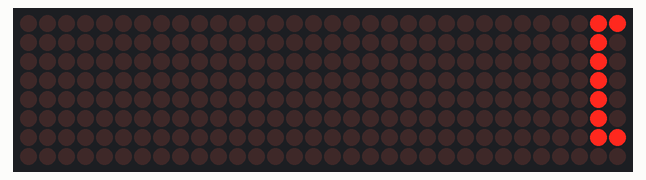
Recording of a sketch running on a simulated Arduino Uno, built with avr-gcc and run on an emulated ATmega328P. Shown: 32×8 LED matrix.

Above: at 0.11 s.
At 1.71 s:
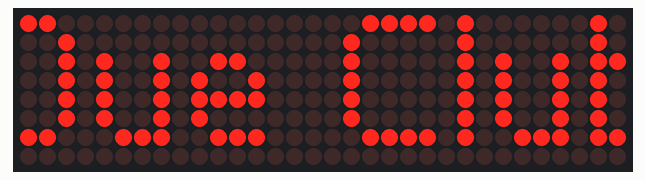
At 3.31 s:
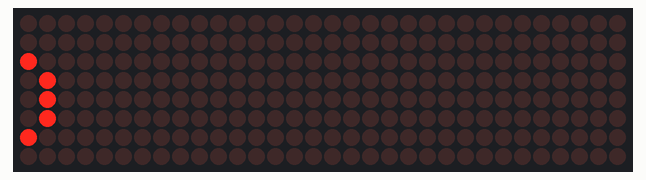
At 6.81 s:
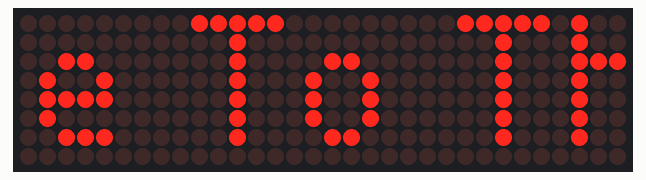
At 10.01 s:
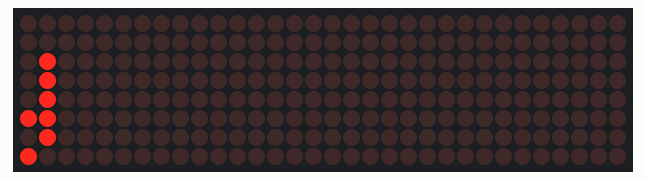
At 13.51 s:
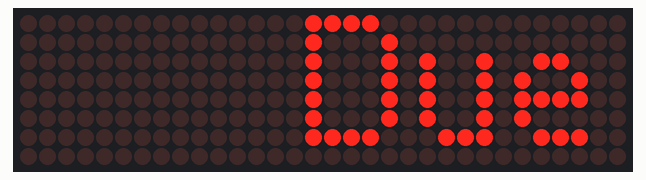

The sketch:

led_matrice.ino
```cpp
#include <MD_Parola.h>
#include <MD_MAX72xx.h>
#include <SPI.h>

#define HARDWARE_TYPE MD_MAX72XX::FC16_HW
//#define HARDWARE_TYPE MD_MAX72XX::GENERIC_HW

#define MAX_DEVICES 4
#define CS_PIN 10

MD_Parola myDisplay = MD_Parola(HARDWARE_TYPE, CS_PIN, MAX_DEVICES);

void setup() {

  myDisplay.begin();
  myDisplay.setIntensity(4);
  myDisplay.displayClear();
  myDisplay.displayScroll("Due Club             Welcome To The Party            <3            ", PA_CENTER, PA_SCROLL_LEFT, 50);
}

void loop() {
  if (myDisplay.displayAnimate()) {
    myDisplay.displayReset();
  }
}
```

Measured:
- by itself, everything shown: repeats every 12.7 s, in 235 steps
